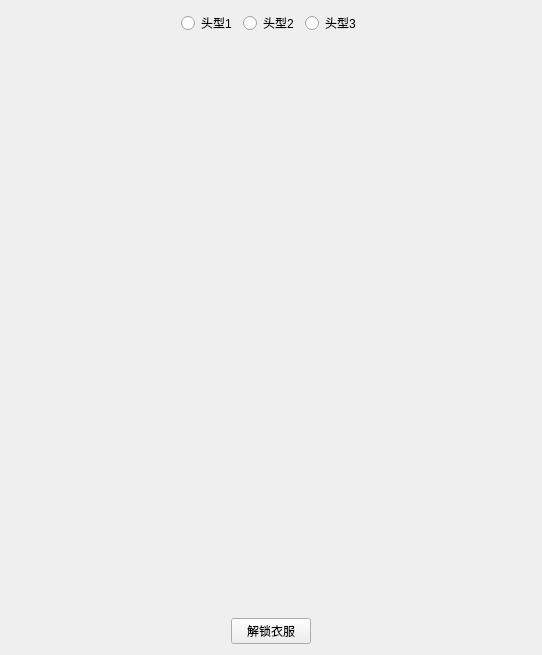
<?xml version="1.0" encoding="UTF-8"?>
<ui version="4.0">
 <class>Form</class>
 <widget class="QWidget" name="Form">
  <property name="geometry">
   <rect>
    <x>0</x>
    <y>0</y>
    <width>542</width>
    <height>655</height>
   </rect>
  </property>
  <property name="windowTitle">
   <string>Form</string>
  </property>
  <layout class="QVBoxLayout" name="verticalLayout_2">
   <item>
    <layout class="QHBoxLayout" name="horizontalLayout">
     <item>
      <spacer name="horizontalSpacer">
       <property name="orientation">
        <enum>Qt::Horizontal</enum>
       </property>
       <property name="sizeHint" stdset="0">
        <size>
         <width>40</width>
         <height>20</height>
        </size>
       </property>
      </spacer>
     </item>
     <item>
      <widget class="QRadioButton" name="radioButton_head1">
       <property name="text">
        <string>头型1</string>
       </property>
       <property name="checkable">
        <bool>true</bool>
       </property>
       <property name="checked">
        <bool>false</bool>
       </property>
      </widget>
     </item>
     <item>
      <widget class="QRadioButton" name="radioButton_head2">
       <property name="text">
        <string>头型2</string>
       </property>
      </widget>
     </item>
     <item>
      <widget class="QRadioButton" name="radioButton_head3">
       <property name="text">
        <string>头型3</string>
       </property>
      </widget>
     </item>
     <item>
      <spacer name="horizontalSpacer_2">
       <property name="orientation">
        <enum>Qt::Horizontal</enum>
       </property>
       <property name="sizeHint" stdset="0">
        <size>
         <width>40</width>
         <height>20</height>
        </size>
       </property>
      </spacer>
     </item>
    </layout>
   </item>
   <item>
    <layout class="QHBoxLayout" name="horizontalLayout_2">
     <item>
      <spacer name="horizontalSpacer_3">
       <property name="orientation">
        <enum>Qt::Horizontal</enum>
       </property>
       <property name="sizeHint" stdset="0">
        <size>
         <width>40</width>
         <height>20</height>
        </size>
       </property>
      </spacer>
     </item>
     <item>
      <layout class="QVBoxLayout" name="verticalLayout">
       <item>
        <spacer name="verticalSpacer">
         <property name="orientation">
          <enum>Qt::Vertical</enum>
         </property>
         <property name="sizeHint" stdset="0">
          <size>
           <width>20</width>
           <height>40</height>
          </size>
         </property>
        </spacer>
       </item>
       <item>
        <widget class="QLabel" name="label">
         <property name="text">
          <string/>
         </property>
         <property name="pixmap">
          <pixmap>res/man/sexy.png</pixmap>
         </property>
        </widget>
       </item>
       <item>
        <spacer name="verticalSpacer_2">
         <property name="orientation">
          <enum>Qt::Vertical</enum>
         </property>
         <property name="sizeHint" stdset="0">
          <size>
           <width>20</width>
           <height>40</height>
          </size>
         </property>
        </spacer>
       </item>
      </layout>
     </item>
     <item>
      <spacer name="horizontalSpacer_4">
       <property name="orientation">
        <enum>Qt::Horizontal</enum>
       </property>
       <property name="sizeHint" stdset="0">
        <size>
         <width>40</width>
         <height>20</height>
        </size>
       </property>
      </spacer>
     </item>
    </layout>
   </item>
   <item>
    <layout class="QHBoxLayout" name="horizontalLayout_3">
     <item>
      <spacer name="horizontalSpacer_5">
       <property name="orientation">
        <enum>Qt::Horizontal</enum>
       </property>
       <property name="sizeHint" stdset="0">
        <size>
         <width>40</width>
         <height>20</height>
        </size>
       </property>
      </spacer>
     </item>
     <item>
      <widget class="QPushButton" name="pushButton">
       <property name="text">
        <string>解锁衣服</string>
       </property>
      </widget>
     </item>
     <item>
      <spacer name="horizontalSpacer_6">
       <property name="orientation">
        <enum>Qt::Horizontal</enum>
       </property>
       <property name="sizeHint" stdset="0">
        <size>
         <width>40</width>
         <height>20</height>
        </size>
       </property>
      </spacer>
     </item>
    </layout>
   </item>
  </layout>
 </widget>
 <resources/>
 <connections/>
</ui>
